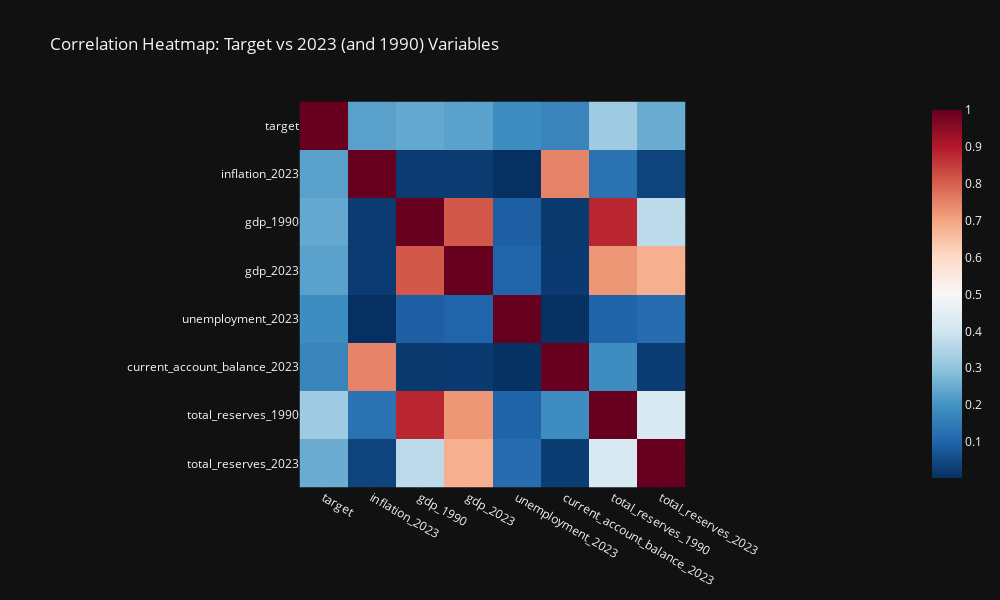

The notebook cell saved with this chart:
### Code cell
# Variables to compare
variables_to_compare = [ 'inflation_2023', 'gdp_1990', 'gdp_2023', 'unemployment_2023', 'current_account_balance_2023',
                        'total_reserves_1990', 'total_reserves_2023']

# Compute the correlation matrix for 'target' and the selected variables
columns_to_use = ['target'] + variables_to_compare
df_corr_matrix = df[columns_to_use].corr()

# Take the absolute values of the correlation matrix
df_corr_matrix_abs = df_corr_matrix.abs()

# Using Plotly Express to generate the heatmap with adjusted grid size
fig = px.imshow(df_corr_matrix_abs, 
                color_continuous_scale='RdBu_r', 
                title="Correlation Heatmap: Target vs 2023 (and 1990) Variables", 
                template='plotly_dark', 
                width=1000,  # Set the width of the grid
                height=600)  # Set the height of the grid

# Show the plot
fig.show()

### Figure 1 — Plotly figure (JSON) as saved in the notebook; plotly's stock layout.template omitted (floating-point values rounded to 4 significant figures)
{"data": [{"coloraxis": "coloraxis", "hovertemplate": "x: %{x}<br>y: %{y}<br>color: %{z}<extra></extra>", "name": "0", "type": "heatmap", "x": ["target", "inflation_2023", "gdp_1990", "gdp_2023", "unemployment_2023", "current_account_balance_2023", "total_reserves_1990", "total_reserves_2023"], "xaxis": "x", "y": ["target", "inflation_2023", "gdp_1990", "gdp_2023", "unemployment_2023", "current_account_balance_2023", "total_reserves_1990", "total_reserves_2023"], "yaxis": "y", "z": [[1, 0.2296, 0.2448, 0.2306, 0.1879, 0.1689, 0.3213, 0.2522], [0.2296, 1, 0.02226, 0.02273, 0.002485, 0.7479, 0.1297, 0.03741], [0.2448, 0.02226, 1, 0.8121, 0.09015, 0.01997, 0.8816, 0.3685], [0.2306, 0.02273, 0.8121, 1, 0.09867, 0.02055, 0.7214, 0.6804], [0.1879, 0.002485, 0.09015, 0.09867, 1, 0.004699, 0.0964, 0.1158], [0.1689, 0.7479, 0.01997, 0.02055, 0.004699, 1, 0.1873, 0.02508], [0.3213, 0.1297, 0.8816, 0.7214, 0.0964, 0.1873, 1, 0.422], [0.2522, 0.03741, 0.3685, 0.6804, 0.1158, 0.02508, 0.422, 1]]}], "layout": {"coloraxis": {"colorscale": [[0, "rgb(5,48,97)"], [0.1, "rgb(33,102,172)"], [0.2, "rgb(67,147,195)"], [0.3, "rgb(146,197,222)"], [0.4, "rgb(209,229,240)"], [0.5, "rgb(247,247,247)"], [0.6, "rgb(253,219,199)"], [0.7, "rgb(244,165,130)"], [0.8, "rgb(214,96,77)"], [0.9, "rgb(178,24,43)"], [1, "rgb(103,0,31)"]]}, "height": 600, "title": {"text": "Correlation Heatmap: Target vs 2023 (and 1990) Variables"}, "width": 1000, "xaxis": {"anchor": "y", "constrain": "domain", "domain": [0, 1], "scaleanchor": "y"}, "yaxis": {"anchor": "x", "autorange": "reversed", "constrain": "domain", "domain": [0, 1]}}}
